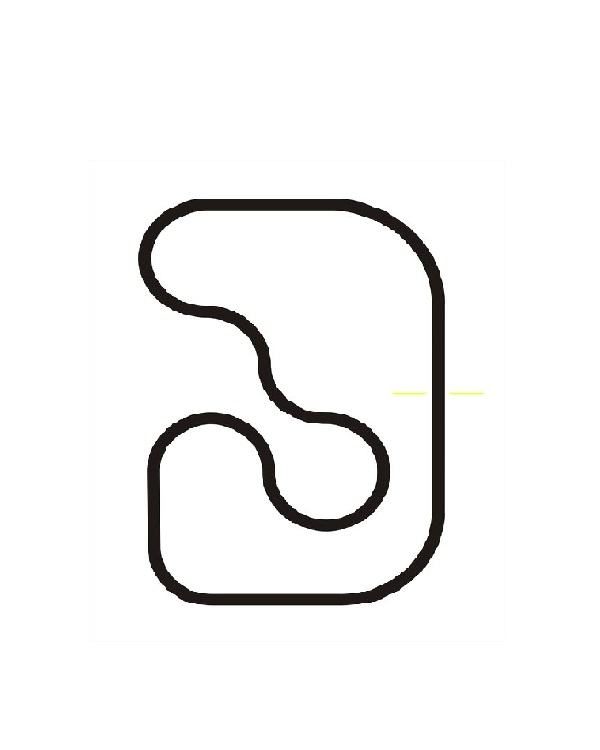
#> input picture img1_300.jpg, 600 x 750 px
$ python test.py
#> lines starting #> are read from the running program, lines starting #| are printed output that depends on the picture; after the words box and inside, x2 and y2 are one past the last pixel; in counts of white or black regions, pixels touching at a corner belong together
import cv2 as cv
import numpy as np

from math import atan2, degrees, pi

# frame = cv.imread('test_data.jpg')
frame = cv.imread('img1_300.jpg')
#> frame is the input picture: shape (750, 600, 3); mean B, G, R 243.8, 244, 244.2
overtaking = 20


def get_map():
	gray_frame = cv.cvtColor(frame, cv.COLOR_BGR2GRAY)
	thresh = 127
	frame_bin = cv.threshold(gray_frame, thresh, 255, cv.THRESH_BINARY)[1]
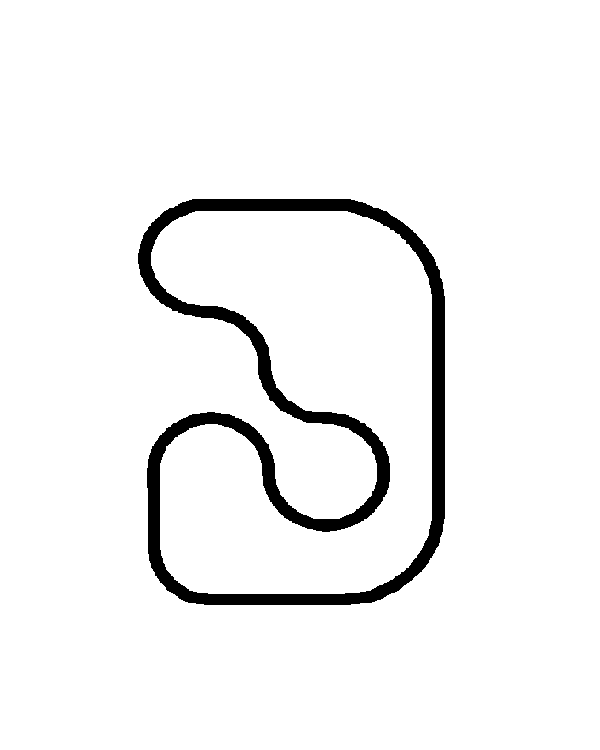
#> frame_bin: shape (750, 600); 95.3% white; 1 black region, box (x1, y1, x2, y2) and area: (138, 199, 445, 605) 21268

	bitwiseNot = cv.bitwise_not(frame_bin)
#> bitwiseNot: shape (750, 600); 4.7% white; 1 white region

	contours, hierarchy = cv.findContours(
		bitwiseNot, cv.RETR_TREE, cv.CHAIN_APPROX_NONE)
#> contours = 2 contours; box (x1, y1, x2, y2) and area: (138, 199, 445, 605) 93498, (150, 210, 433, 595) 73886

	return [contours[0]]


def get_angle(dot1, dot2):

	dx = dot2[0] - dot1[0]
	dy = dot2[1] - dot1[1]
	rads = atan2(-dy, dx)
	rads %= 2*pi
	degs = degrees(rads)

	return degs


contour = get_map()
#> contour = 1 contour; box (x1, y1, x2, y2) and area: (138, 199, 445, 605) 93498
do_flag = True

# pts1 = np.float32([[-200, 0], [400, 0],
#                    [0, 150], [200, 150]])
# pts2 = np.float32([[0, 0], [200, 0],
#                    [0, 200], [200, 200]])
pts1 = np.float32([[0, 0], [200, 0],
				   [67, 150], [120, 150]])
pts2 = np.float32([[0, 0], [200, 0],
				   [0, 200], [200, 200]])

# Apply Perspective Transform Algorithm
matrix = cv.getPerspectiveTransform(pts1, pts2)


while do_flag:
	for i, dot in enumerate(contour[0]):
		try:
			dot1, dot2 = tuple(dot[0]), tuple(contour[0][i+overtaking][0])
		except Exception as e:
			break

		black = np.zeros_like(frame)

		black = cv.drawContours(black, contour, -1, (255, 255, 255), 2)

		black = cv.circle(black, dot1,
						  5, (0, 255, 255), -1)
		black = cv.circle(black, dot2,
						  5, (255, 255, 0), -1)

		black = cv.line(black, dot1, dot2,
						(255, 0, 0), 3)

		angle = -get_angle(dot1=dot1, dot2=dot2) + 90

		# M = cv.getRotationMatrix2D(
		#     (black.shape[1]//2, black.shape[0]//2), angle, 1)

		M = cv.getRotationMatrix2D(
			(int(dot1[0]), int(dot1[1])), angle, 1)

		# rotated = cv.warpAffine(black, M, (black.shape[1], black.shape[0]*2))
		rotated = cv.warpAffine(frame, M, (black.shape[1], black.shape[0]*2))
		cropped = rotated[dot1[1]-150:dot1[1], dot1[0]-100:dot1[0]+100]
		result = cv.warpPerspective(cropped, matrix, (200, 200))

		ksize = (7, 7)

		# Using cv2.blur() method
		result = cv.blur(result, ksize)

		cv.imshow('Result Image', result)
		cv.imshow('Cropped Image', cropped)
		# cv.imshow('Rotated Image', rotated)

		cv.imshow("aboba", black)
		k = cv.waitKey(1)
		if (k == 27):
			do_flag = False
			break
#> this loop made 1 pass; (key Esc is pressed on pass 1)
#> pass 1, `black = cv.drawContours(black, contour, -1, (255, 255, 255), 2)`:
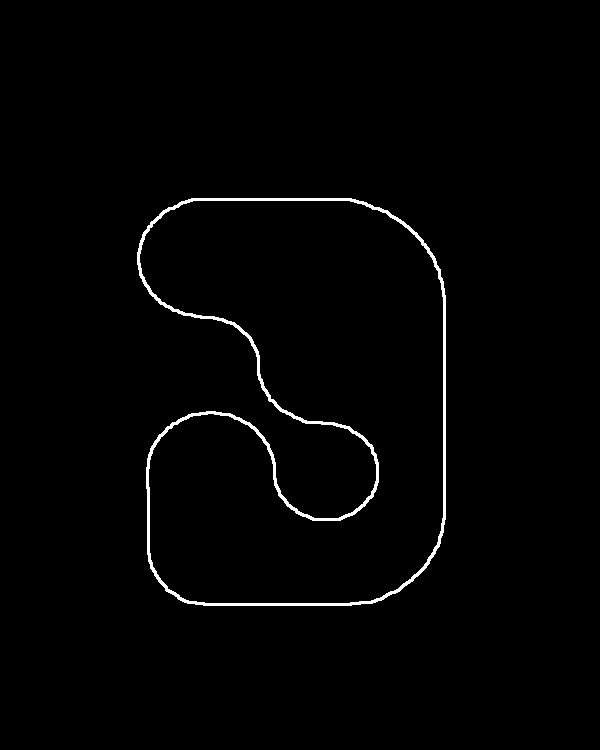
#> black: shape (750, 600, 3); 1.3% white; 1 white region, box (x1, y1, x2, y2) and area: (137, 198, 446, 606) 5852
#> after the loop:
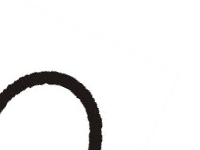
#> cropped: shape (150, 200, 3); mean B, G, R 239.6, 239.8, 240.2

cv.destroyAllWindows()
